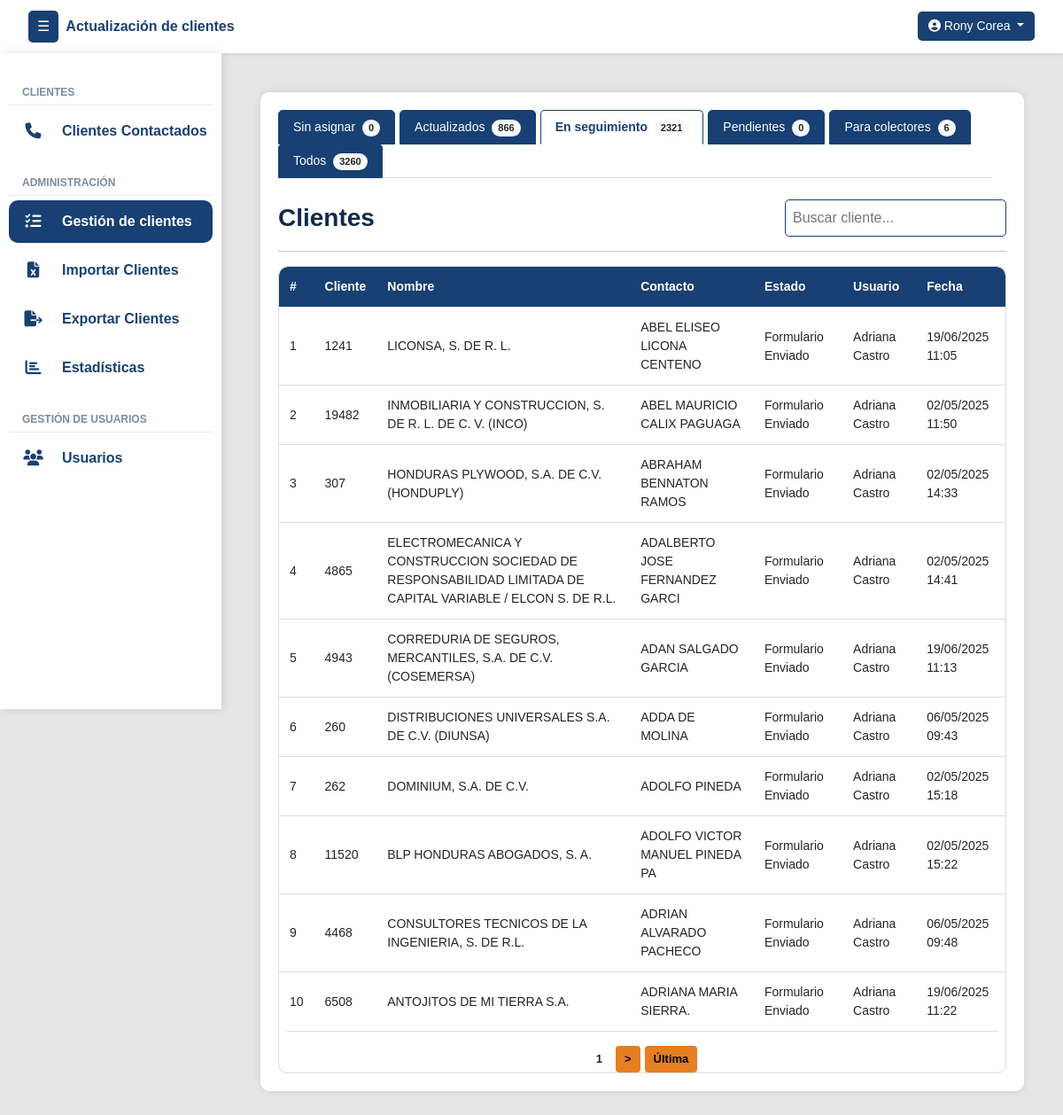
Page /gestion/seguimiento/ (signed in) on the earlier database version.
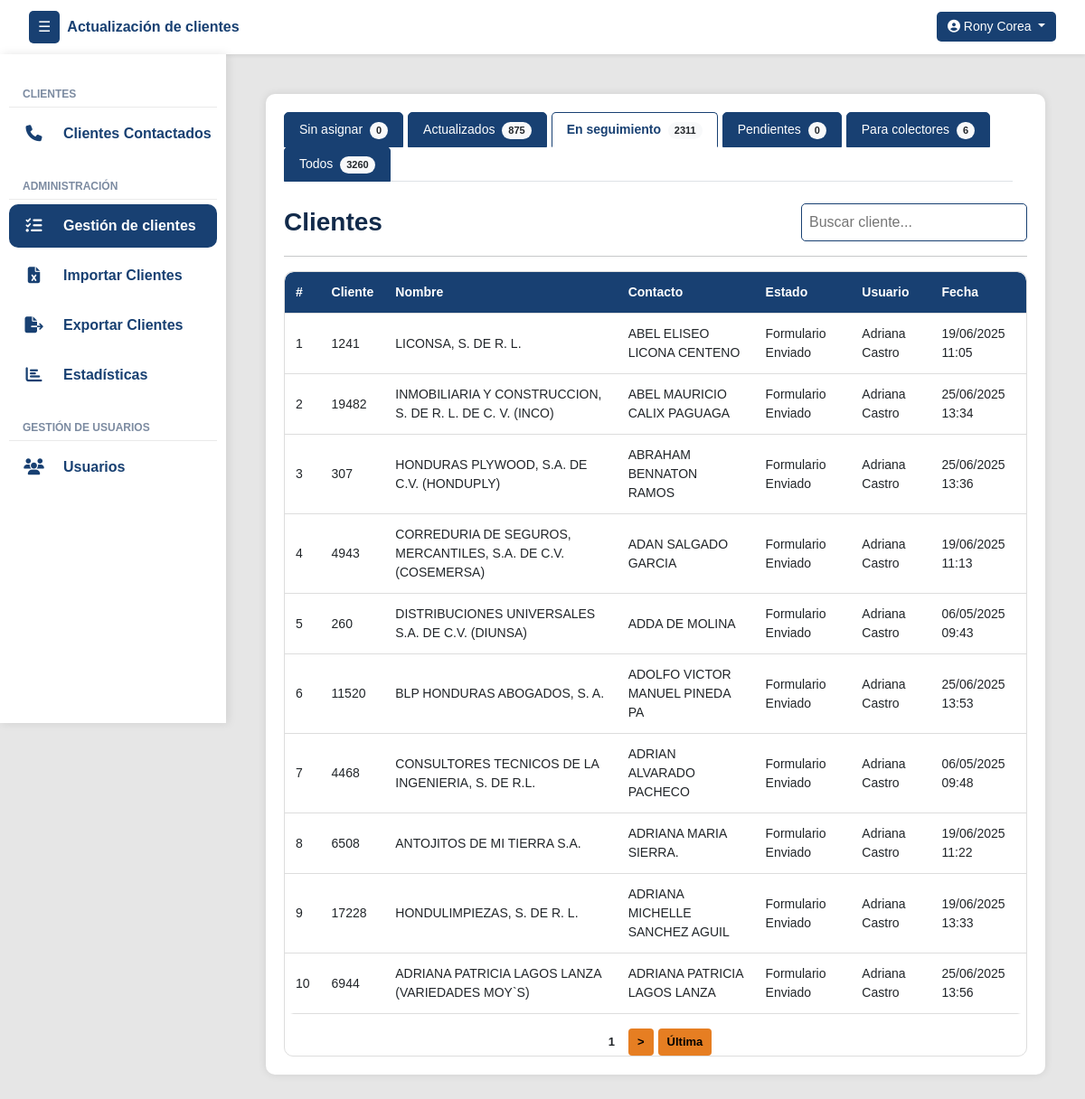
Same page on the later database version.
### clientes/models.py (models this page shows, shortened)
class Cliente(models.Model):
    numero_cliente = models.CharField(max_length=50, unique=True)
    nombre_cliente = models.CharField(max_length=255)
    contacto_cliente = models.CharField(max_length=255)
    contacto_cargo = models.CharField(max_length=100, null=True, blank=True)
    telefono_cliente = models.CharField(max_length=50, null=True, blank=True)
    telefono_dos = models.CharField(max_length=50, null=True, blank=True)
    direccion = models.CharField(max_length=255, null=True, blank=True)
    correo = models.CharField(max_length=254, null=True, blank=True)
    estado_actual = models.ForeignKey(EstadoReporte, on_delete=models.SET_NULL, null=True, blank=True, default=1)
    asignado_inicial = models.ForeignKey(User, on_delete=models.SET_NULL, null=True, blank=True, related_name='clientes_asignados_inicialmente')
    asignado_usuario = models.ForeignKey(User, on_delete=models.SET_NULL, null=True, blank=True, related_name='clientes_asignados')
    veces_contactado = models.PositiveIntegerField(default=0)
    sin_contestar = models.PositiveIntegerField(default=0)
    formulario_sin_contestar = models.PositiveIntegerField(default=0)
    ultima_llamada_no_contesto = models.DateTimeField(null=True, blank=True)
    ultimo_envio_formulario = models.DateTimeField(null=True, blank=True)

class EstadoReporte(models.Model):
    nombre = models.CharField(max_length=100, unique=True)
    creado_por = models.ForeignKey(User, on_delete=models.SET_NULL, null=True, blank=True)
    creado_en = models.DateTimeField(auto_now_add=True)
    estado = models.CharField(max_length=50, choices=[('activo', 'Activo'), ('inactivo', 'Inactivo')])
    intentos = models.PositiveIntegerField(default=0)
    genera_movimiento = models.BooleanField(default=True)

### clientes/views.py (the view)
# urls.py: path('gestion/seguimiento/', vistasClientes.clientes_en_seguimiento_view, name='clientes_seguimiento_gestion'),
@login_required
def clientes_en_seguimiento_view(request):
    usuario = request.user
    if not usuario.groups.filter(name__in=["super_admin", "admin_group"]).exists():
        messages.error(request, "Acceso no permitido.")
        return redirect("login")
    hoy = timezone.localdate()
    search_query = request.GET.get('q', '').strip()
    estados_seguimiento = EstadoReporte.objects.filter(genera_movimiento=False)\
        .exclude(nombre__iexact="pendiente")
    ultimo_historial_qs = HistorialEstadoSinMovimiento.objects.filter(
        cliente=OuterRef("pk")
    ).order_by("-fecha_hora")
    clientes_qs = Cliente.objects.filter(
        estado_actual__in=estados_seguimiento
    ).annotate(
        ultima_fecha_sin_movimiento=Subquery(
            ultimo_historial_qs.values("fecha_hora")[:1],
            output_field=DateTimeField()
        )
    )
    if search_query:
        clientes_qs = clientes_qs.filter(
            Q(nombre_cliente__icontains=search_query) |
            Q(numero_cliente__icontains=search_query) |
            Q(contacto_cliente__icontains=search_query)
        )
    clientes = paginar_queryset(request, clientes_qs, 'seguimiento')
    estado_pendiente = EstadoReporte.objects.filter(nombre__iexact="pendiente").first()
    estado_no_contesto = EstadoReporte.objects.filter(nombre__iexact="no contestó").first()
    clientes_seguimiento_qs = Cliente.objects.filter(
        estado_actual__in=estados_seguimiento
    )
    primer_movimiento_qs = MovimientoEstado.objects.filter(cliente=OuterRef('pk')).order_by('fecha_hora')
    primer_movimiento_estado = Subquery(primer_movimiento_qs.values('estado__nombre')[:1])
    clientes_sin_actualizar_qs = Cliente.objects.annotate(
        primer_estado_nombre=primer_movimiento_estado
    ).filter(
        Q(estado_actual__nombre__iexact="actualizado") & ~Q(primer_estado_nombre__iexact="actualizado")
    )
    actualizados_hoy_qs = Cliente.objects.filter(
        estado_actual__nombre__iexact="actualizado",
        movimientos__estado__nombre__iexact="actualizado",
        movimientos__fecha_hora__date=hoy
    ).distinct()
    clientes_sin_actualizar_hoy_qs = Cliente.objects.annotate(
        primer_estado_nombre=primer_movimiento_estado
    ).filter(
        Q(movimientos__fecha_hora__date=hoy),
        Q(estado_actual__nombre__iexact="actualizado") & ~Q(primer_estado_nombre__iexact="actualizado")
    ).distinct()
    return render(request, 'gestion/gestion.html', {
        "clientes_formulario_enviado": clientes,
        "view_type": "seguimiento",
        "search_query": search_query,
        "count_seguimiento": clientes_qs.count(),
        "count_pendientes": Cliente.objects.filter(estado_actual=estado_pendiente).count(),
        "count_no_contesto": Cliente.objects.filter(estado_actual=estado_no_contesto).count(),
        "count_actualizados": Cliente.objects.filter(
            estado_actual__nombre__iexact="actualizado",
            movimientos__estado__nombre__iexact="actualizado"
        ).distinct().count(),
        "count_sin_actualizar": clientes_sin_actualizar_qs.count(),
        "count_actualizados_hoy": actualizados_hoy_qs.count() + clientes_sin_actualizar_hoy_qs.count(),
        "count_sin_asignar": Cliente.objects.filter(asignado_usuario__isnull=True).count(),
        "count_todos": Cliente.objects.count(),
        "count_colectores": Cliente.objects.filter(estado_actual__nombre__iexact="por localizar").count(),
    })

### UpdateTracker/templatetags/group_filters.py (called while the page is built)
@register.filter(name='has_group')
def has_group(user, group_name):
    return user.groups.filter(name=group_name).exists()

### clientes/views.py (called while the page is built)
def paginar_queryset(request, queryset, param, por_pagina=10):
    paginator = Paginator(queryset, por_pagina)
    pagina = request.GET.get(param)
    return paginator.get_page(pagina)

### templates/gestion/gestion.html (shortened to what the changed rows need)
{% extends 'layout/layout.html' %}
{% block content %}
<div class="container">
    <ul class="nav nav-tabs flex-grow-1 me-3" id="clienteTabs" role="tablist">
        <li class="nav-item" role="presentation">
            <a class="nav-link {% if view_type == 'actualizados' %}active{% endif %}" id="actualizados-tab" href="{% url 'clientes_actualizados_gestion' %}" role="tab" aria-controls="actualizados" aria-selected="false">
                Actualizados <span class="badge rounded-pill bg-light text-dark ms-1" id="countActualizados">{{ count_actualizados }}</span>
            </a>
        </li>
        <li class="nav-item" role="presentation">
            <a class="nav-link {% if view_type == 'seguimiento' %}active{% endif %}" id="seguimiento-tab" href="{% url 'clientes_seguimiento_gestion' %}" role="tab" aria-controls="seguimiento" aria-selected="false">
                En seguimiento <span class="badge rounded-pill bg-light text-dark ms-1" id="countSeguimiento">{{ count_seguimiento }}</span>
            </a>
        </li>
    </ul>
    <div class="tab-content mt-4" id="clienteTabsContent">
        {% if view_type == 'sin_asignar' %}
        <div class="tab-pane fade show active" id="sin-asignar" role="tabpanel" aria-labelledby="sin-asignar-tab">
            <div class="d-flex justify-content-between align-items-center mb-3">
                <h3 class="mb-0">Clientes</h3>
                <div class="d-flex" style="gap: 10px;">
                    <form method="get" class="d-flex" style="gap: 10px;">
                        <input type="text" name="q" class="search-box"
                               placeholder="Buscar cliente..."
                               value="{{ search_query|default:'' }}"
                               autocomplete="off">
                        <input type="hidden" name="sin_asignar" value="{{ clientes_sin_asignar.number }}">
                    </form>
                    <button class="btn btn-asignar"
                            data-bs-toggle="modal"
                            data-bs-target="#modalDesasignarPorCantidad"
                            title="Desasignar clientes por lotes">
                        <i class="bi bi-person-dash-fill"></i> Desasignar
                    </button>
                    <button class="btn btn-asignar"
                            data-bs-toggle="modal"
                            data-bs-target="#modalAsignarPorCantidad"
                            title="Asignar clientes por lotes">
                        <i class="bi bi-person-lines-fill"></i> Asignar
                    </button>
                </div>
            </div>
            <hr>
            <div class="table-responsive">
                <table class="styled-table paginable" id="clienteTable">
                    <thead>
                        <tr>
                            <th>#</th>
                            <th>Cliente</th>
                            <th>Nombre</th>
                            <th>Contacto</th>
                            <th>Estado</th>
                            <th>Asignar</th>
                        </tr>
                    </thead>
                    <tbody>
                        {% for cliente in clientes_sin_asignar %}
                        <tr>
                            <td>{{ forloop.counter }}</td>
                            <td>{{ cliente.numero_cliente }}</td>
                            <td>{{ cliente.nombre_cliente }}</td>
                            <td>{{ cliente.contacto_cliente }}</td>
                            <td>{{ cliente.estado_actual.nombre }}</td>
                            <td>
                                <div class="text-center">
                                    <button class="btn btn-sm btn-asignar"
                                            data-bs-toggle="modal"
                                            data-bs-target="#modalAsignarCliente"
                                            onclick="abrirModalAsignarCliente('{{ cliente.id }}', '{{ cliente.nombre_cliente }}')"
                                            title="Asignar cliente">
                                        <i class="bi bi-person-plus-fill"></i>
                                    </button>
                                </div>
                            </td>
                        </tr>
                        {% empty %}
                            <tr>
                                <td colspan="7" class="text-center">No hay clientes sin asignar.</td>
                            </tr>
                        {% endfor %}
                    </tbody>
                </table>
                {% if clientes_sin_asignar.has_other_pages %}
                <div class="pagination mt-3">
                    {% if clientes_sin_asignar.number > 1 %}
                        <a href="?sin_asignar=1{% if search_query %}&q={{ search_query }}{% endif %}" class="btn btn-sm btn-reportar">Primera</a>
                        <a href="?sin_asignar={{ clientes_sin_asignar.previous_page_number }}{% if search_query %}&q={{ search_query }}{% endif %}" class="btn btn-sm btn-reportar">&lt;</a>
                    {% endif %}
                    <span class="btn btn-sm btn-reportar active">{{ clientes_sin_asignar.number }}</span>
                    {% if clientes_sin_asignar.number < clientes_sin_asignar.paginator.num_pages %}
                        <a href="?sin_asignar={{ clientes_sin_asignar.next_page_number }}{% if search_query %}&q={{ search_query }}{% endif %}" class="btn btn-sm btn-reportar">&gt;</a>
                        <a href="?sin_asignar={{ clientes_sin_asignar.paginator.num_pages }}{% if search_query %}&q={{ search_query }}{% endif %}" class="btn btn-sm btn-reportar">Última</a>
                    {% endif %}
                </div>
                {% endif %}
            </div>
        </div>
        {% elif view_type == 'seguimiento' %}
        <div class="tab-pane fade show active" id="seguimiento" role="tabpanel" aria-labelledby="seguimiento-tab">
            <div class="table-responsive">
                <table class="styled-table paginable" id="tablaSeguimiento">
                    <thead>
                        <tr>
                            <th>#</th>
                            <th>Cliente</th>
                            <th>Nombre</th>
                            <th>Contacto</th>
                            <th>Estado</th>
                            <th>Usuario</th>
                            <th>Fecha</th>
                        </tr>
                    </thead>
                    <tbody>
                        {% for cliente in clientes_formulario_enviado %}
                            <tr>
                                <td>{{ forloop.counter }}</td>
                                <td>{{ cliente.numero_cliente }}</td>
                                <td>{{ cliente.nombre_cliente }}</td>
                                <td>{{ cliente.contacto_cliente }}</td>
                                <td>{{ cliente.estado_actual.nombre }}</td>
                                <td>
                                    {% if cliente.asignado_usuario %}
                                        {{ cliente.asignado_usuario.get_full_name }}
                                    {% else %}
                                        Sin asignar
                                    {% endif %}
                                </td>
                                <td>
                                    {% if cliente.ultimo_envio_formulario %}
                                        {{ cliente.ultimo_envio_formulario|date:"d/m/Y H:i" }}
                                    {% elif cliente.ultima_fecha_sin_movimiento %}
                                        {{ cliente.ultima_fecha_sin_movimiento|date:"d/m/Y H:i" }}
                                    {% else %}
                                        -
                                    {% endif %}
                                </td>
                            </tr>
                            {% empty %}
                            <tr>
                                <td colspan="7" class="text-center">No hay clientes en seguimiento.</td>
                            </tr>
                        {% endfor %}
                    </tbody>
                </table>
            </div>
        </div>
        {% endif %}
    </div>
</div>
{% endblock %}

Differences in the rows shown:
no longer on this page (row edited): Cliente: numero_cliente "4865", nombre_cliente "ELECTROMECANICA Y CONSTRUCCION SOCIEDAD DE RESPONSABILIDAD LIMITADA DE CAPITAL VARIABLE / ELCON S. DE R.L.", contacto_cliente "ADALBERTO JOSE FERNANDEZ GARCI", estado_actual.nombre "Formulario Enviado", asignado_usuario.get_full_name "Adriana Castro", ultimo_envio_formulario "02/05/2025 14:41"
no longer on this page (row edited): Cliente: numero_cliente "262", nombre_cliente "DOMINIUM, S.A. DE C.V.", contacto_cliente "ADOLFO PINEDA", estado_actual.nombre "Formulario Enviado", asignado_usuario.get_full_name "Adriana Castro", ultimo_envio_formulario "02/05/2025 15:18"
changed Cliente "INMOBILIARIA Y CONSTRUCCION, S. DE R. L. DE C. V. (INCO)": ultimo_envio_formulario "02/05/2025 11:50" → "25/06/2025 13:34"
changed Cliente "HONDURAS PLYWOOD, S.A. DE C.V. (HONDUPLY)": ultimo_envio_formulario "02/05/2025 14:33" → "25/06/2025 13:36"
changed Cliente "BLP HONDURAS ABOGADOS, S. A.": ultimo_envio_formulario "02/05/2025 15:22" → "25/06/2025 13:53"
now on this page (row unchanged): Cliente: numero_cliente "17228", nombre_cliente "HONDULIMPIEZAS, S. DE R. L.", contacto_cliente "ADRIANA MICHELLE SANCHEZ AGUIL", estado_actual.nombre "Formulario Enviado", asignado_usuario.get_full_name "Adriana Castro", ultimo_envio_formulario "19/06/2025 13:33"
now on this page (row edited): Cliente: numero_cliente "6944", nombre_cliente "ADRIANA PATRICIA LAGOS LANZA (VARIEDADES MOY`S)", contacto_cliente "ADRIANA PATRICIA LAGOS LANZA", estado_actual.nombre "Formulario Enviado", asignado_usuario.get_full_name "Adriana Castro", ultimo_envio_formulario "25/06/2025 13:56"
Other differences:
{{ count_actualizados }}: "866" → "875"
{{ count_seguimiento }}: "2321" → "2311"
